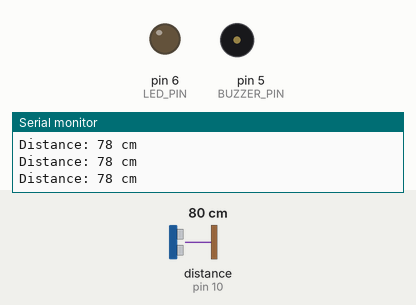
Simulated run of this sketch. Board: Arduino Uno, built with avr-gcc and run on an emulated ATmega328P. On the bench: output pins drawn as LEDs (lit = HIGH), buzzer (waves = sounding, pin HIGH), the last lines printed to the serial monitor. Wiring (inferred from the names in the program): ultrasonic range finder: trigger pin 9; echo pin 10. Inputs (shaded band) come from the test bench; at power-on: distance to the obstacle (sensor on pin 10) 80 cm. The echo pulse lasts 58.3 µs per cm; pins used as bus, display or sensor lines are not drawn.

Above: at 1.3 s.
1.4 s: distance to the obstacle (sensor on pin 10) set to 13 cm
2.9 s: distance to the obstacle (sensor on pin 10) set to 10 cm
At 3.4 s:
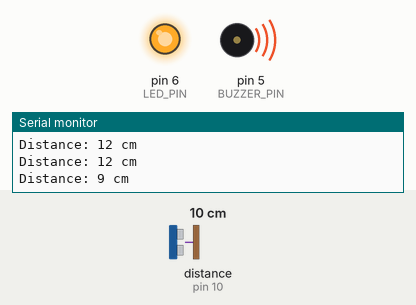
4.5 s: distance to the obstacle (sensor on pin 10) set to 18 cm
At 5.7 s:
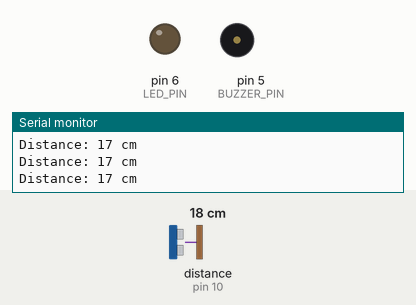
6.0 s: distance to the obstacle (sensor on pin 10) set to 2 cm
At 7.2 s:
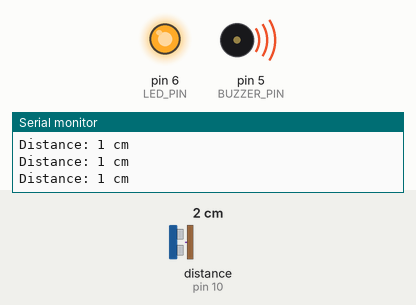
Timing chart, 0 to 8.5 s (numbered marks = the images above; inputs shaded):
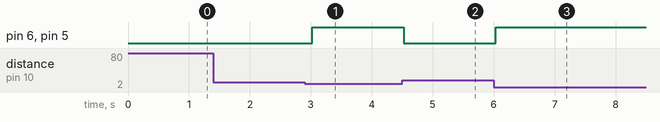

The sketch:

AU_ultrasonicsensor_buzzer_led.ino
```cpp
#define TRIG_PIN 9
#define ECHO_PIN 10
#define LED_PIN 6
#define BUZZER_PIN 5

void setup() {
    pinMode(TRIG_PIN, OUTPUT);
    pinMode(ECHO_PIN, INPUT);
    pinMode(LED_PIN, OUTPUT);
    pinMode(BUZZER_PIN, OUTPUT);
    Serial.begin(9600);  // For debugging
}

void loop() {
    long duration;
    int distance;

    // Trigger the ultrasonic sensor
    digitalWrite(TRIG_PIN, LOW);
    delayMicroseconds(2);
    digitalWrite(TRIG_PIN, HIGH);
    delayMicroseconds(10);
    digitalWrite(TRIG_PIN, LOW);

    // Read the echo response
    duration = pulseIn(ECHO_PIN, HIGH);
    distance = duration * 0.034 / 2; // Convert time to distance (cm)

    Serial.print("Distance: ");
    Serial.print(distance);
    Serial.println(" cm");

    if (distance > 0 && distance <= 10) {
        digitalWrite(LED_PIN, HIGH);  // Turn on LED
        digitalWrite(BUZZER_PIN, HIGH); // Turn on buzzer
    } else {
        digitalWrite(LED_PIN, LOW);   // Turn off LED
        digitalWrite(BUZZER_PIN, LOW); // Turn off buzzer
    }

    delay(500); // Wait a bit before next measurement
}
```

Measured:
- the behaviour switches between 12 and 11 cm on distance to the obstacle (sensor on pin 10) (found by bisection; images 0 and 1)
- after the input at 2.9 s, pin 6 (LED_PIN), pin 5 (BUZZER_PIN): LOW → HIGH after 0.12 s
- after the input at 4.5 s, pin 6 (LED_PIN), pin 5 (BUZZER_PIN): HIGH → LOW at once
- after the input at 6.0 s, pin 6 (LED_PIN), pin 5 (BUZZER_PIN): LOW → HIGH at once
